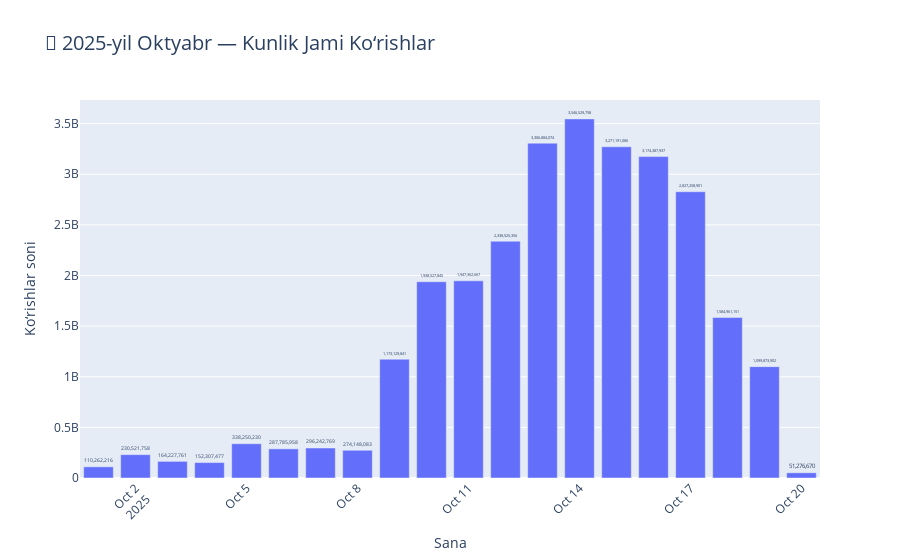
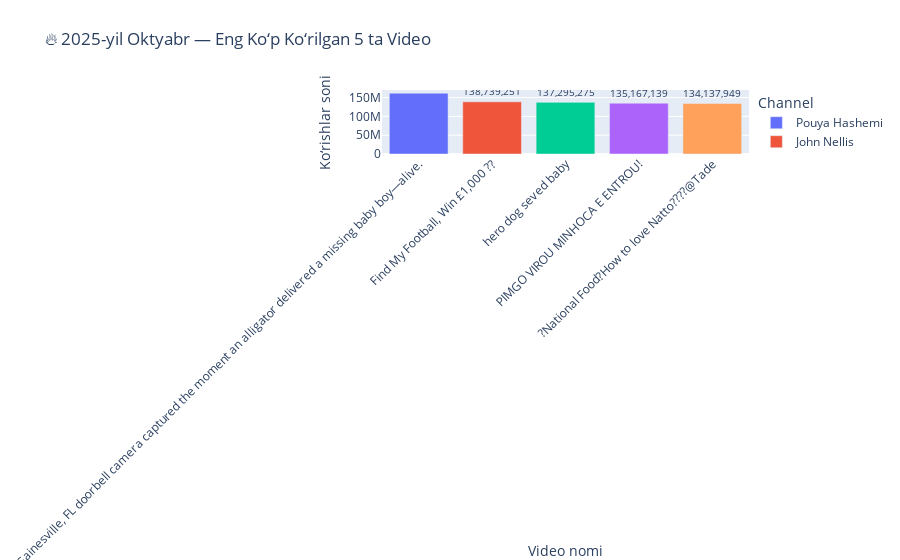

The notebook cell these images were saved under, in order:
### Markdown cell above
# 2025-yil Oktyabr oyi bo‘yicha YouTube tahlili

### Code cell
import pandas as pd
import plotly.express as px
from sqlalchemy import create_engine

# 🔗 SQL Server ulanish
engine = create_engine(
    "mssql+pyodbc://RASULBEK\\SQLEXPRESS/ProjectDB?driver=ODBC+Driver+17+for+SQL+Server&trusted_connection=yes"
)

# 🗓 2025-yil oktyabr oyi bo‘yicha ma’lumot
query = """
SELECT 
    TRY_CAST([Published Date] AS DATE) AS PublishDate,
    [Video Title],
    [Channel],
    CAST([Views] AS BIGINT) AS Views
FROM ClusteringData
WHERE 
    TRY_CAST([Published Date] AS DATE) BETWEEN '2025-10-01' AND '2025-10-31'
    AND ISNUMERIC([Views]) = 1
"""

df_october = pd.read_sql(query, engine)

# 🔍 Ma'lumotni tekshirish
if df_october.empty:
    print("❌ 2025-yil oktyabr oyi uchun video ma'lumot topilmadi.")
else:
    print(f"✅ {len(df_october)} ta video ma'lumot topildi.")

    # 📆 Har bir kun uchun jami ko‘rishlar
    daily_views = df_october.groupby('PublishDate', as_index=False)['Views'].sum()

    # --- 📊 Grafik 1: Kunlik ko‘rishlar dinamikasi ---
    fig1 = px.bar(
        daily_views,
        x='PublishDate',
        y='Views',
        text='Views',
        title='📆 2025-yil Oktyabr — Kunlik Jami Ko‘rishlar',
    )
    fig1.update_traces(texttemplate='%{text:,}', textposition='outside')
    fig1.update_layout(
        xaxis_title='Sana',
        yaxis_title='Ko‘rishlar soni',
        xaxis_tickangle=-45,
        title_font_size=20,
        showlegend=False
    )
    fig1.show()

    # --- 🔝 Eng ko‘p ko‘rilgan 5 ta video ---
    top5_videos = df_october.nlargest(5, 'Views')

    fig2 = px.bar(
        top5_videos,
        x='Video Title',
        y='Views',
        color='Channel',
        text='Views',
        title='🔥 2025-yil Oktyabr — Eng Ko‘p Ko‘rilgan 5 ta Video',
    )
    fig2.update_traces(texttemplate='%{text:,}', textposition='outside')
    fig2.update_layout(
        xaxis_title='Video nomi',
        yaxis_title='Ko‘rishlar soni',
        xaxis_tickangle=-45,
        showlegend=True
    )
    fig2.show()

### Figure 1 — Plotly figure (JSON) as saved in the notebook; plotly's stock layout.template omitted (floating-point values rounded to 4 significant figures)
{"data": [{"hovertemplate": "PublishDate=%{x}<br>Views=%{text}<extra></extra>", "legendgroup": "", "marker": {"color": "#636efa", "pattern": {"shape": ""}}, "name": "", "orientation": "v", "showlegend": false, "text": [110300000.0, 230500000.0, 164200000.0, 152300000.0, 338300000.0, 287800000.0, 296200000.0, 274100000.0, 1173000000.0, 1939000000.0, 1947000000.0, 2339000000.0, 3307000000.0, 3547000000.0, 3271000000.0, 3174000000.0, 2827000000.0, 1585000000.0, 1100000000.0, 51280000.0], "textposition": "outside", "texttemplate": "%{text:,}", "type": "bar", "x": ["2025-10-01", "2025-10-02", "2025-10-03", "2025-10-04", "2025-10-05", "2025-10-06", "2025-10-07", "2025-10-08", "2025-10-09", "2025-10-10", "2025-10-11", "2025-10-12", "2025-10-13", "2025-10-14", "2025-10-15", "2025-10-16", "2025-10-17", "2025-10-18", "2025-10-19", "2025-10-20"], "xaxis": "x", "y": [110262216, 230521758, 164227761, 152307477, 338250230, 287785958, 296242769, 274148083, 1173129841, 1938527845, 1947362667, 2338525356, 3306884074, 3546529758, 3271191086, 3174387937, 2827258901, 1584961151, 1099873902, 51276670], "yaxis": "y"}], "layout": {"barmode": "relative", "legend": {"tracegroupgap": 0}, "showlegend": false, "title": {"font": {"size": 20}, "text": "📆 2025-yil Oktyabr — Kunlik Jami Ko‘rishlar"}, "xaxis": {"anchor": "y", "domain": [0, 1], "tickangle": -45, "title": {"text": "Sana"}}, "yaxis": {"anchor": "x", "domain": [0, 1], "title": {"text": "Ko‘rishlar soni"}}}}

### Figure 2 — Plotly figure (JSON) as saved in the notebook; plotly's stock layout.template omitted (floating-point values rounded to 4 significant figures)
{"data": [{"hovertemplate": "Channel=Pouya Hashemi<br>Video Title=%{x}<br>Views=%{text}<extra></extra>", "legendgroup": "Pouya Hashemi", "marker": {"color": "#636efa", "pattern": {"shape": ""}}, "name": "Pouya Hashemi", "orientation": "v", "showlegend": true, "text": [161700000.0], "textposition": "outside", "texttemplate": "%{text:,}", "type": "bar", "x": ["Gainesville, FL doorbell camera captured the moment an alligator delivered a missing baby boy—alive."], "xaxis": "x", "y": [161655701], "yaxis": "y"}, {"hovertemplate": "Channel=John Nellis<br>Video Title=%{x}<br>Views=%{text}<extra></extra>", "legendgroup": "John Nellis", "marker": {"color": "#EF553B", "pattern": {"shape": ""}}, "name": "John Nellis", "orientation": "v", "showlegend": true, "text": [138700000.0], "textposition": "outside", "texttemplate": "%{text:,}", "type": "bar", "x": ["Find My Football, Win £1,000 ??"], "xaxis": "x", "y": [138739251], "yaxis": "y"}, {"hovertemplate": "Channel=itsanzar<br>Video Title=%{x}<br>Views=%{text}<extra></extra>", "legendgroup": "itsanzar", "marker": {"color": "#00cc96", "pattern": {"shape": ""}}, "name": "itsanzar", "orientation": "v", "showlegend": true, "text": [137300000.0], "textposition": "outside", "texttemplate": "%{text:,}", "type": "bar", "x": ["hero dog seved baby"], "xaxis": "x", "y": [137295275], "yaxis": "y"}, {"hovertemplate": "Channel=Pimgo<br>Video Title=%{x}<br>Views=%{text}<extra></extra>", "legendgroup": "Pimgo", "marker": {"color": "#ab63fa", "pattern": {"shape": ""}}, "name": "Pimgo", "orientation": "v", "showlegend": true, "text": [135200000.0], "textposition": "outside", "texttemplate": "%{text:,}", "type": "bar", "x": ["PIMGO VIROU MINHOCA E ENTROU!"], "xaxis": "x", "y": [135167139], "yaxis": "y"}, {"hovertemplate": "Channel=ISSEI / ????<br>Video Title=%{x}<br>Views=%{text}<extra></extra>", "legendgroup": "ISSEI / ????", "marker": {"color": "#FFA15A", "pattern": {"shape": ""}}, "name": "ISSEI / ????", "orientation": "v", "showlegend": true, "text": [134100000.0], "textposition": "outside", "texttemplate": "%{text:,}", "type": "bar", "x": ["?National Food?How to love Natto????@Tade"], "xaxis": "x", "y": [134137949], "yaxis": "y"}], "layout": {"barmode": "relative", "legend": {"title": {"text": "Channel"}, "tracegroupgap": 0}, "showlegend": true, "title": {"text": "🔥 2025-yil Oktyabr — Eng Ko‘p Ko‘rilgan 5 ta Video"}, "xaxis": {"anchor": "y", "domain": [0, 1], "tickangle": -45, "title": {"text": "Video nomi"}}, "yaxis": {"anchor": "x", "domain": [0, 1], "title": {"text": "Ko‘rishlar soni"}}}}
